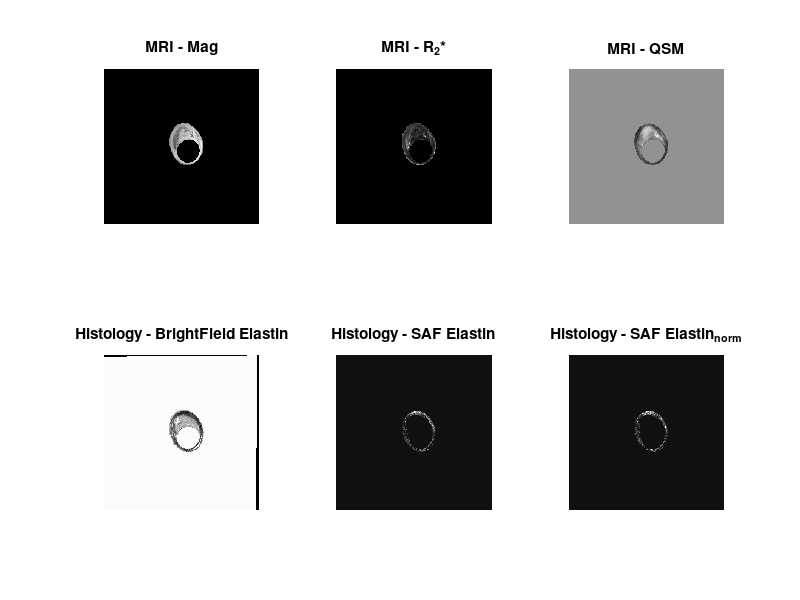

Write the MATLAB code that produced this figure. (Note: this script raises an error after producing the figure.)
% Example regional comparison of ex vivo MRI and histology using kmeans clustering
% Alan Stone 5th Feb 2021
% + annotations by me lol

% pretty colours for plotting
colr = [0 0.4470 0.7410; ...
        0.8500 0.3250 0.0980; ...
        0.9290 0.6940 0.1250; ...
        0.4940 0.1840 0.5560; ...
        0.4660 0.6740 0.1880; ...
        0.3010 0.7450 0.9330; ...
        0.6350 0.0780 0.1840];

% load images
% this just contains the brightfield, mag, qsm, r2s and saf for a single
% slice
load('hist_mri_data.mat')

% normalise SAF image
saf_norm = single(mat2gray(saf));

% display images
figure('Name','Initial MRI and Histology Images','NumberTitle','off')
subplot(2,3,1), imshow(mag,'displayrange',[]), title('MRI - Mag')
subplot(2,3,2), imshow(r2s,'displayrange',[]), title('MRI - R_2*')
subplot(2,3,3), imshow(qsm,'displayrange',[]), title('MRI - QSM')
subplot(2,3,4), imshow(bf,'displayrange',[]), title('Histology - BrightField Elastin')
subplot(2,3,5), imshow(saf,'displayrange',[]), title('Histology - SAF Elastin')
subplot(2,3,6), imshow(saf_norm,'displayrange',[]), title('Histology - SAF Elastin_{norm}')

% Clustering
% NOTE: here I've concatenated the three mri contrasts and k-means will use all
% use all three contrasts to create clusters. Alternative options are provided
img = cat(3,qsm,r2s,mag);
% img = qsm; % perform clustering only on QSM
% img = cat(2,qsm,r2s); % perform clustering only on combined QSM R2*

k = 10; % number of clusters determined using elbow method.
%  Have code for this if useful?
% (https://www.kdnuggets.com/2019/10/clustering-metrics-better-elbow-method.html)

% perform clustering
[k_labels,k_centers] = imsegkmeans(single(img),k);

% set-up for color-coded ROIs
ROIimage = mag;
colr = {'black',...
        'blue', 'cyan', 'green', 'magenta', 'red', 'yellow', ...
        'blue', 'cyan', 'green', 'magenta', 'red', 'yellow', ...
        'blue', 'cyan', 'green', 'magenta', 'red', 'yellow'};

% make regional measurements
for kID = 1:k

    % make ROIs from clusters
    roi(:,:,kID) = k_labels == kID;

    % overlay ROI on image & color-code
    ROIimage = imoverlay(ROIimage, roi(:,:,kID), colr{kID});

    % extract ROI measures
    Mag(kID,1) = mean(mag(roi(:,:,kID)));
    R2s(kID,1) = mean(r2s(roi(:,:,kID)));
    QSM(kID,1) = mean(qsm(roi(:,:,kID)));
    BField(kID,1) = mean(bf(roi(:,:,kID)));
    SAF_n(kID,1) = mean(saf_norm(roi(:,:,kID)));

    % Segmented Images
    MagSeg(:,:,kID) = Mag(kID,1) .* roi(:,:,kID);
    R2sSeg(:,:,kID) = R2s(kID,1) .* roi(:,:,kID);
    QSMSeg(:,:,kID) = QSM(kID,1) .* roi(:,:,kID);
    BFieldSeg(:,:,kID) = BField(kID,1) .* roi(:,:,kID);
    SAF_nSeg(:,:,kID) = SAF_n(kID,1) .* roi(:,:,kID);

end

% display color coded cluster
figure, hold on
title(sprintf('Colour coded Clusters, k=%.0f',k))
imshow(ROIimage)

% display seperate ROIs
figure('Name','Individual Clusters / ROIs','NumberTitle','off')
hold on
rc = ceil(sqrt(k)); % calculate rows and cols for subplot
for K = 1:k
    subplot(rc,rc,K), hold on
    imshow(roi(:,:,K),'displayrange',[])
end

% display segmented image
MagSeg = sum(MagSeg,3);
R2sSeg = sum(R2sSeg,3);
QSMSeg = sum(QSMSeg,3);
BFieldSeg = sum(BFieldSeg,3);
SAF_nSeg = sum(SAF_nSeg,3);

figure('Name','Segemented Images','NumberTitle','off')

subplot(2,2,1), imshow(QSMSeg,'displayrange',[]), colorbar, title('Segmented QSM')
subplot(2,2,2), imshow(R2sSeg,'displayrange',[]), colorbar, title('Segmented R2*')
subplot(2,2,3), imshow(MagSeg,'displayrange',[]), colorbar, title('Segmented Mag')
subplot(2,2,4), imshow(SAF_nSeg,'displayrange',[]), colorbar, title('Segmented SAF_{norm}')

% NOTE: Need to include a check here to find the background. Check is currently
% done visually and assumes background is the first cluster!
% See the "Individual Clusters // ROIs" plot

Mag = Mag(2:end,1);
R2s = R2s(2:end,1);
QSM = QSM(2:end,1);
BField = BField(2:end,1);
SAF_n = SAF_n(2:end,1);
DataTable = table(Mag, R2s, QSM, BField, SAF_n);

% display correlation plots
figure ('Name','Correlations','NumberTitle','off')
corrplot(DataTable)
